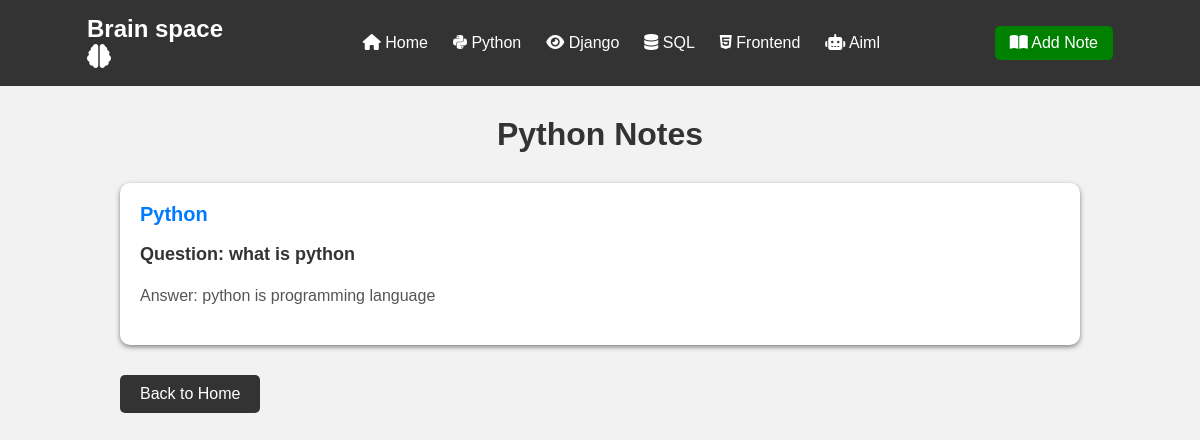
Page /python/ on the committed database.
### question/models.py (models this page shows, shortened)
class Question(models.Model):
    category = models.CharField(max_length=100)
    question = models.CharField(max_length=255)
    answer = models.TextField()

### question/views.py (the view)
# urls.py: path('python/', views.python, name='python'),
def python(request):
    python_notes = Question.objects.filter(category='Python')
    return render(request, 'python.html', {'notes': python_notes})

### templates/python.html (shortened to what this page needs)
<!DOCTYPE html>
<html lang="en">
<head>
</head>
<body>
    {% include 'navbar.html' %}
    <div class="container">
        <h1>Python Notes</h1>
        {% for note in notes %}
        <div class="note">
            <div class="category">
                {{ note.category }}
            </div>
            <p class="question">
                Question: {{ note.question }}
            </p>
            <p class="answer">
                Answer: {{ note.answer }}
            </p>
        </div>
        {% empty %}
        <p class="no-notes">
            No Python notes available.
        </p>
        {% endfor %}
        <a href="{% url 'home' %}" class="back-btn">
            Back to Home
        </a>
    </div>
</body>
</html>

### templates/python.html (style rules this page uses)
body { font-family: Arial, sans-serif; background-color: #f2f2f2; margin: 0; padding: 0; }
.container { width: 80%; margin: 30px auto; }
h1 { text-align: center; color: #333; margin-bottom: 30px; }
.note { background-color: white; padding: 20px; margin-bottom: 20px; border-radius: 10px; box-shadow: 0 2px 5px gray; }
.category { color: #007bff; font-size: 20px; font-weight: bold; margin-bottom: 10px; }
.question { font-size: 18px; font-weight: bold; color: #333; }
.answer { font-size: 16px; color: #555; line-height: 1.6; }
.back-btn { display: inline-block; background-color: #333; color: white; padding: 10px 20px; text-decoration: none; border-radius: 5px; margin-top: 10px; }

### rows in the picture
Question: category "Python", question "what is python", answer "python is programming language"
